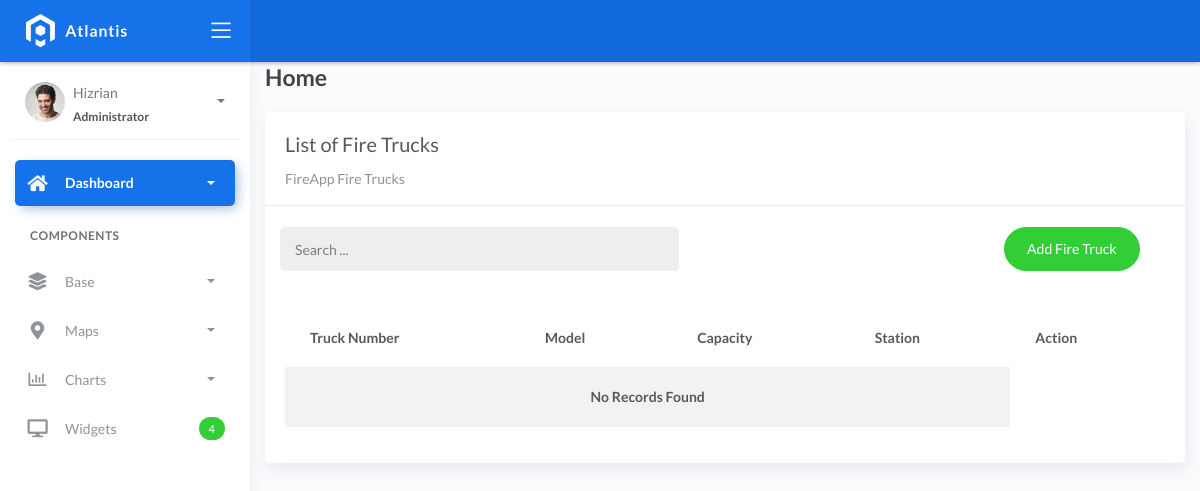
The page /firetrucklist on the database as committed earlier.
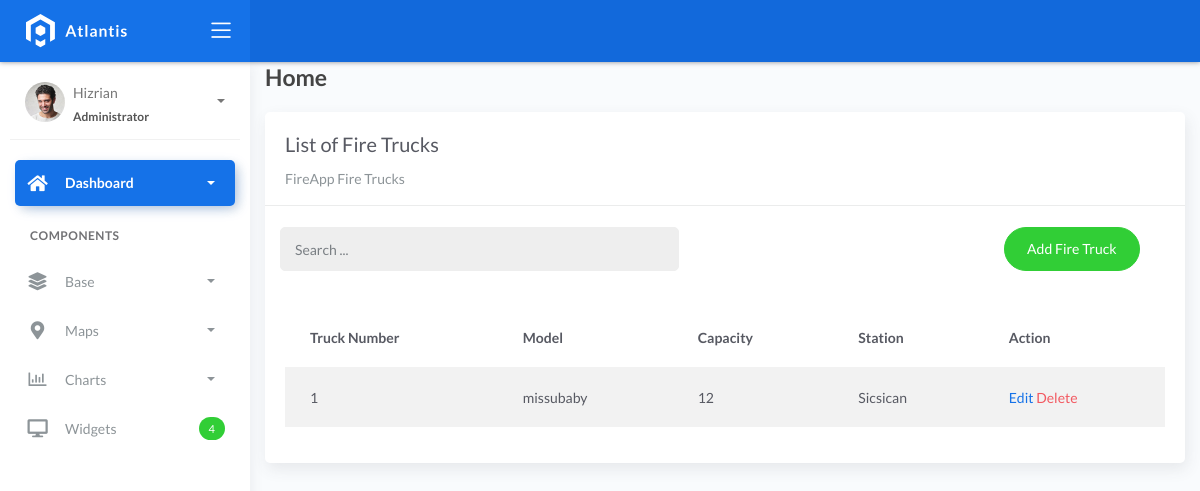
The same page on the database as committed later.
### fire/models.py (models this page shows, shortened)
class BaseModel(models.Model):
    created_at = models.DateTimeField(auto_now_add=True, db_index=True)
    updated_at = models.DateTimeField(auto_now=True)
    class Meta:
        abstract = True

class FireTruck(BaseModel):
    truck_number = models.CharField(max_length=150)
    model = models.CharField(max_length=150)
    capacity = models.CharField(max_length=150)  # water
    station = models.ForeignKey(FireStation, on_delete=models.CASCADE)

class FireStation(BaseModel):
    name = models.CharField(max_length=150)
    latitude = models.DecimalField(
        max_digits=22, decimal_places=16, null=True, blank=True)
    longitude = models.DecimalField(
        max_digits=22, decimal_places=16, null=True, blank=True)
    address = models.CharField(max_length=150)
    city = models.CharField(max_length=150)  # can be in separate table
    country = models.CharField(max_length=150)  # can be in separate table
    def __str__(self):
        return self.name

### fire/views.py (the view)
# urls.py: path('firetrucklist', FireTruckList.as_view(), name='firetruck-list'),
class FireTruckList(ListView):
    model = FireTruck
    context_object_name = 'firetruck'
    template_name = "firetrucklist.html"
    paginate_by = 5
    def get_queryset(self, *args, **kwargs):
        qs = super(FireTruckList, self).get_queryset(*args, **kwargs)
        if self.request.GET.get("q") != None:
            query = self.request.GET.get('q')
            qs = qs.filter(Q(truck_number__icontains=query) |
            Q(model__icontains=query) | Q(capacity__icontains=query) | Q(station__name__icontains=query))
        return qs

### templates/firetrucklist.html (shortened to what this page needs)
{% extends 'base.html' %} {% load static %} {% block content %}
<div class="content">
    <div class="container-fluid">
        <h4 class="page-title">Home</h4>
        <div class="row">
            <div class="col-md-12">
                <div class="card">
                    <div class="card-header">
                        <div class="card-title">List of Fire Trucks</div>
                        <div class="card-category">FireApp Fire Trucks</div>
                    </div>
                    <br>
                        <div class="col-md-12 row">
                            <div class="col-md-6">
                                <form action="" class="navbar-left navbar-form nav-search mr-md-3" action="{% url 'firetruck-list' %}">
                                    <div class="input-group">
                                        <input type="text" placeholder="Search ..." class="form-control" name="q">
                                        <div class="input-group-append">
                                        <span class="input-group-text">
                                        </span>
                                        </div>
                                    </div>
                                </form>
                            </div>
                            <div class="col-md-6">
                                <div class="pull-right">
                                    <a href="{% url 'firetruck-add' %}" class="btn btn-success btn-rounded">Add Fire Truck</a>
                                </div>
                            </div>
                        </div>
                    <div class="card-body">
                        <table class="table table-striped mt-3">
                            <thead>
                                <tr>
                                    <th scope="col">Truck Number</th>
                                    <th scope="col">Model</th>
                                    <th scope="col">Capacity</th>
                                    <th scope="col">Station</th>
                                    <th scope="col">Action</th>
                                </tr>
                            </thead>
                            <tbody>
                                {% for object in object_list %}
                                <tr>
                                    <td>{{ object.truck_number }}</td>
                                    <td>{{ object.model }}</td>
                                    <td>{{ object.capacity }}</td>
                                    <td>{{ object.station }}</td>
                                    <td>
                                        <a href="firetrucklist/{{ object.id }}">Edit</a>
                                        <a href="firetrucklist/{{ object.id }}/delete" class="text-danger">Delete</a>
                                    </td>
                                </tr>
                                {% empty %}
                                <tr>
                                    <td colspan="4" style="text-align: center">
                                    <p class="text-sm font-weight-bold mb-0">No Records Found</p>
                                    </td>
                                </tr>
                                {% endfor %}
                            </tbody>
                        </table>
                    </div>
                </div>
            </div>
        </div>
    </div>
</div>
{% endblock %}

Rows that differ between the two databases and show on the page:
added FireTruck: truck_number "1", model "missubaby", capacity "12", station "Sicsican"
Other text that changed with them:
text no longer shown: "No Records Found"
